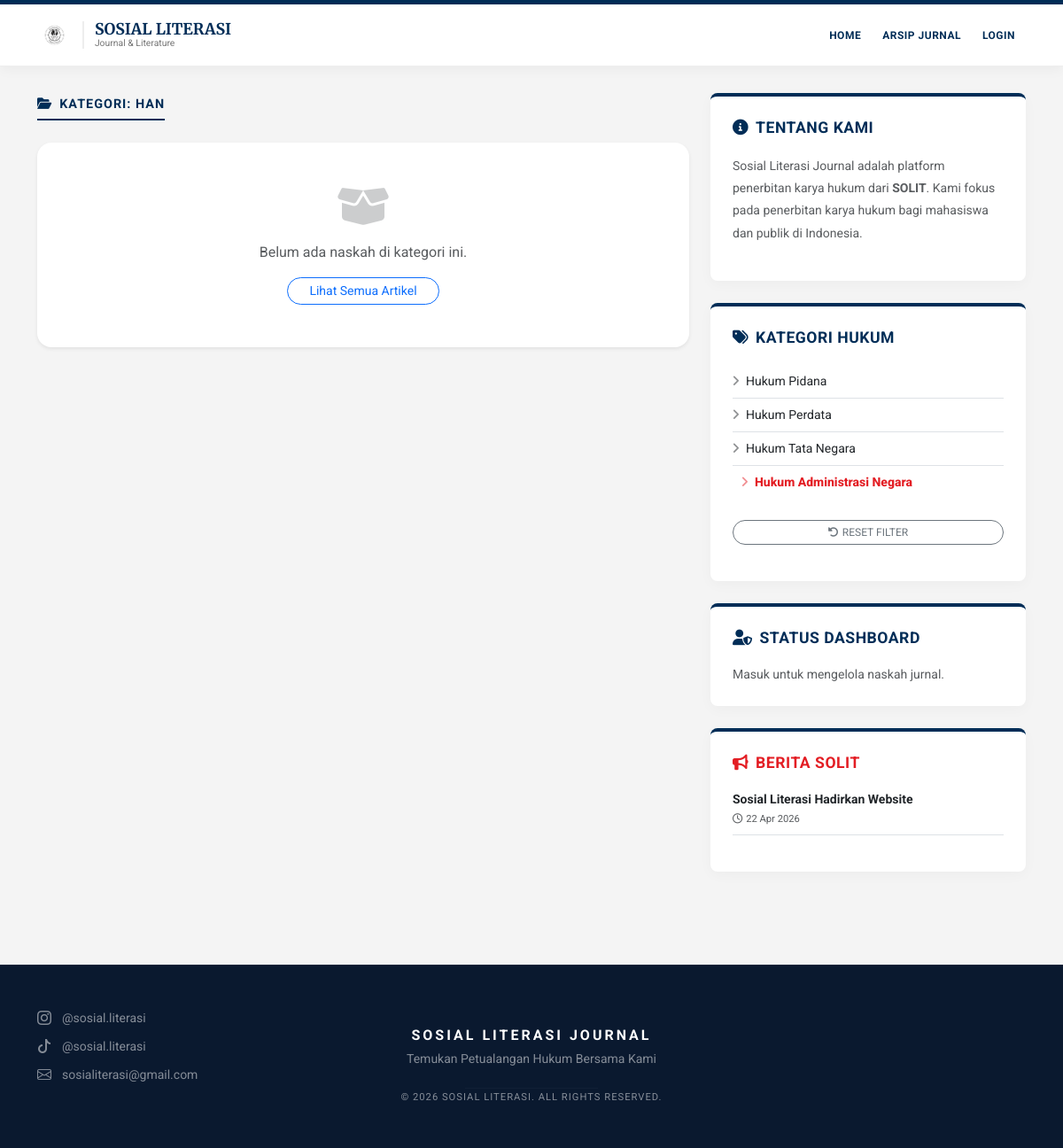
Screenshot of /?kategori=han with the database file from the repository.
### tulisan/models.py (models this page shows, shortened)
class Karya(models.Model):
    penulis_user = models.ForeignKey(User, on_delete=models.CASCADE, related_name='daftar_karya', null=True, blank=True)
    KATEGORI_CHOICES = [
        ('pidana', 'Hukum Pidana'),
        ('perdata', 'Hukum Perdata'),
        ('htn', 'Hukum Tata Negara'),
        ('han', 'Hukum Administrasi Negara'),
    ]
    judul = models.CharField(max_length=200)
    penulis = models.CharField(max_length=100) # Tetap ada sebagai nama tampilan
    isi = RichTextField()
    gambar = models.ImageField(upload_to='naskah/', blank=True, null=True)
    kategori = models.CharField(max_length=20, choices=KATEGORI_CHOICES, default='pidana')
    is_published = models.BooleanField(default=False)
    tanggal_terbit = models.DateTimeField(auto_now_add=True)
    file_pdf = models.FileField(upload_to='jurnal_pdf/', blank=True, null=True)
    is_jurnal_ilmiah = models.BooleanField(default=False)

class Berita(models.Model):
    judul = models.CharField(max_length=200)
    isi = RichTextField()
    gambar = models.ImageField(upload_to='berita/', blank=True, null=True)
    tanggal_post = models.DateTimeField(auto_now_add=True)

### tulisan/views.py (the view)
# urls.py: path('', views.daftar_karya, name='home'),
def daftar_karya(request):
    query = request.GET.get('q')
    kategori_filter = request.GET.get('kategori')
    karya_list = Karya.objects.filter(is_published=True, is_jurnal_ilmiah=False)
    if query:
        karya_list = karya_list.filter(
            Q(judul__icontains=query) | Q(isi__icontains=query)
        )
    if kategori_filter:
        karya_list = karya_list.filter(kategori=kategori_filter)
    karya_list = karya_list.order_by('-id')
    berita_list = Berita.objects.all().order_by('-tanggal_post')[:5]
    return render(request, 'tulisan/daftar_karya.html', {
        'karya_list': karya_list,
        'berita_list': berita_list,
        'query': query,
        'kategori_aktif': kategori_filter
    })

### templates/tulisan/daftar_karya.html (shortened to what this page needs)
{% load static %}
<!DOCTYPE html>
<html lang="id">
<head>
    <link href="https://cdn.jsdelivr.net/npm/bootstrap@5.3.0/dist/css/bootstrap.min.css" rel="stylesheet">
    <link rel="stylesheet" href="https://cdnjs.cloudflare.com/ajax/libs/font-awesome/6.0.0/css/all.min.css">
    <link rel="stylesheet" href="https://cdn.jsdelivr.net/npm/bootstrap-icons@1.11.3/font/bootstrap-icons.min.css">
</head>
<body>
<div class="top-bar"></div>
<nav class="navbar navbar-expand-lg sticky-top">
    <div class="container">
        <a class="navbar-brand" href="{% url 'home' %}">
            <img src="{% static 'logo_solit.png' %}" alt="Logo SOLIT" class="solit-logo">
            <div class="brand-text">
                SOSIAL LITERASI<br>
                <span class="brand-subtext">Journal & Literature</span>
            </div>
        </a>
        <div class="collapse navbar-collapse" id="navbarNav">
            <ul class="navbar-nav ms-auto align-items-lg-center">
                <li class="nav-item"><a class="nav-link nav-link-custom" href="{% url 'home' %}">Home</a></li>
                <li class="nav-item"><a class="nav-link nav-link-custom" href="{% url 'daftar_jurnal' %}">Arsip Jurnal</a></li>
                {% if user.is_authenticated %}
                    <li class="nav-item"><a class="nav-link nav-link-custom" href="{% url 'daftar_draft' %}" style="color: var(--ho-accent) !important;">Draf Saya</a></li>
                    <li class="nav-item"><a class="nav-link nav-link-custom text-danger" href="{% url 'logout' %}">Logout</a></li>
                    <li class="nav-item ps-lg-3">
                        <a class="btn btn-post" href="{% url 'tambah_karya' %}">
                            <i class="fa-solid fa-pen-nib me-2"></i>Posting Artikel
                        </a>
                    </li>
                {% else %}
                    <li class="nav-item"><a class="nav-link nav-link-custom" href="{% url 'login' %}">Login</a></li>
                {% endif %}
            </ul>
        </div>
    </div>
</nav>
<div class="container main-container">
    <div class="row">
        <div class="col-lg-8">
            <span class="section-title">
                {% if kategori_aktif %}
                    <i class="fa-solid fa-folder-open me-2"></i>Kategori: {{ kategori_aktif|title }}
                {% else %}
                    <i class="fa-solid fa-newspaper me-2"></i>Terbitan Terbaru
                {% endif %}
            </span>
            <div class="p-0">
                {% for karya in karya_list %}
                <div class="article-card shadow-sm">
                    {% if karya.gambar %}
                    <div class="article-image-wrapper">
                        <img src="{{ karya.gambar.url }}" alt="{{ karya.judul }}">
                    </div>
                    {% endif %}
                    <span class="category-tag">{{ karya.get_kategori_display }}</span>
                    <a href="{% url 'detail_karya' karya.id %}" class="article-title">{{ karya.judul }}</a>
                    <div class="article-meta">
                        <i class="fa-regular fa-user me-1"></i> <strong>{{ karya.penulis }}</strong>
                        <span class="mx-2">|</span>
                        <i class="fa-regular fa-calendar me-1"></i> {{ karya.tanggal_terbit|date:"d M Y" }}
                    </div>
                    <div class="article-excerpt">
                        {{ karya.isi|truncatewords_html:40|safe }}
                    </div>
                    <div>
                        <a href="{% url 'detail_karya' karya.id %}" class="btn-read">Baca Selengkapnya →</a>
                    </div>
                </div>
                {% empty %}
                <div class="bg-white text-center py-5 shadow-sm rounded-4">
                    <i class="fa-solid fa-box-open mb-3 text-muted" style="font-size: 3rem; opacity: 0.3;"></i>
                    <p class="text-muted">Belum ada naskah di kategori ini.</p>
                    {% if kategori_aktif %}
                        <a href="{% url 'home' %}" class="btn btn-sm btn-outline-primary px-4 rounded-pill">Lihat Semua Artikel</a>
                    {% endif %}
                </div>
                {% endfor %}
            </div>
        </div>
        <div class="col-lg-4">
            <div class="sidebar-box">
                <h5 class="sidebar-title"><i class="fa-solid fa-circle-info me-2 text-accent"></i>Tentang Kami</h5>
                <p class="small text-muted" style="line-height: 1.8;">
                    Sosial Literasi Journal adalah platform penerbitan karya hukum dari <strong>SOLIT</strong>. Kami fokus pada penerbitan karya hukum bagi mahasiswa dan publik di Indonesia.
                </p>
            </div>
            <div class="sidebar-box">
                <h5 class="sidebar-title"><i class="fa-solid fa-tags me-2 text-accent"></i>Kategori Hukum</h5>
                <ul class="list-unstyled small">
                    <li class="border-bottom">
                        <a href="?kategori=pidana" class="text-decoration-none text-dark category-link {% if kategori_aktif == 'pidana' %}active{% endif %}">
                            <i class="fa-solid fa-angle-right me-2 opacity-50"></i>Hukum Pidana
                        </a>
                    </li>
                    <li class="border-bottom">
                        <a href="?kategori=perdata" class="text-decoration-none text-dark category-link {% if kategori_aktif == 'perdata' %}active{% endif %}">
                            <i class="fa-solid fa-angle-right me-2 opacity-50"></i>Hukum Perdata
                        </a>
                    </li>
                    <li class="border-bottom">
                        <a href="?kategori=htn" class="text-decoration-none text-dark category-link {% if kategori_aktif == 'htn' %}active{% endif %}">
                            <i class="fa-solid fa-angle-right me-2 opacity-50"></i>Hukum Tata Negara
                        </a>
                    </li>
                    <li class="mb-0">
                        <a href="?kategori=han" class="text-decoration-none text-dark category-link {% if kategori_aktif == 'han' %}active{% endif %}">
                            <i class="fa-solid fa-angle-right me-2 opacity-50"></i>Hukum Administrasi Negara
                        </a>
                    </li>
                    {% if kategori_aktif %}
                    <li class="mt-4">
                        <a href="{% url 'home' %}" class="btn btn-sm btn-outline-secondary w-100 rounded-pill" style="font-size: 0.75rem;">
                            <i class="fa-solid fa-rotate-left me-1"></i>RESET FILTER
                        </a>
                    </li>
                    {% endif %}
                </ul>
            </div>
            <div class="sidebar-box">
                <h5 class="sidebar-title"><i class="fa-solid fa-user-shield me-2 text-accent"></i>Status Dashboard</h5>
                {% if user.is_authenticated %}
                <div class="d-flex align-items-center p-2 bg-light rounded-3">
                    <div class="flex-grow-1">
                        <p class="small text-success mb-0 fw-bold">● Aktif: {{ user.username }}</p>
                    </div>
                </div>
                {% else %}
                <p class="small text-muted mb-0">Masuk untuk mengelola naskah jurnal.</p>
                {% endif %}
            </div>
            <div class="sidebar-box">
                <h5 class="sidebar-title" style="color: var(--ho-accent);"><i class="fa-solid fa-bullhorn me-2"></i>Berita SOLIT</h5>
                <ul class="list-unstyled small">
                    {% for berita in berita_list %}
                    <li class="mb-3 border-bottom pb-2">
                        <a href="#" class="text-decoration-none text-dark fw-bold d-block mb-1">{{ berita.judul }}</a>
                        <div class="text-muted" style="font-size: 0.7rem;"><i class="fa-regular fa-clock me-1"></i>{{ berita.tanggal_post|date:"d M Y" }}</div>
                    </li>
                    {% empty %}
                    <li class="text-muted small italic">Belum ada berita terbaru.</li>
                    {% endfor %}
                </ul>
            </div>
        </div>
    </div>
</div>
<footer class="footer py-5" style="background-color: #0a192f; color: white; border-top: 1px solid rgba(255,255,255,0.05);">
    <div class="container">
        <div class="row align-items-center">
            <div class="col-md-4 mb-4 mb-md-0">
                <div class="d-flex flex-column align-items-center align-items-md-start">
                    <a href="https://www.instagram.com/sosial.literasi" target="_blank" class="text-white-50 text-decoration-none d-flex align-items-center mb-2">
                        <i class="bi bi-instagram" style="width: 20px;"></i>
                        <span class="small ms-2">@sosial.literasi</span>
                    </a>
                    <a href="https://www.tiktok.com/@sosial.literasi" target="_blank" class="text-white-50 text-decoration-none d-flex align-items-center mb-2">
                        <i class="bi bi-tiktok" style="width: 20px;"></i>
                        <span class="small ms-2">@sosial.literasi</span>
                    </a>
                    <a href="mailto:sosialiterasi@gmail.com" class="text-white-50 text-decoration-none d-flex align-items-center">
                        <i class="bi bi-envelope" style="width: 20px;"></i>
                        <span class="small ms-2">sosialiterasi@gmail.com</span>
                    </a>
                </div>
            </div>
            <div class="col-md-4 text-center mb-4 mb-md-0">
                <p class="mb-1" style="letter-spacing: 3px; font-family: inherit; text-transform: uppercase;">
                    <strong>SOSIAL LITERASI JOURNAL</strong>
                </p>
                <p class="small text-white-50 mb-0">Temukan Petualangan Hukum Bersama Kami</p>
            </div>
        </div>
        <hr style="border-color: rgba(255,255,255,0.1); width: 150px; margin: 2px auto;">
        <div class="text-center">
            <p class="small mb-0 opacity-50" style="font-size: 0.7rem; letter-spacing: 1px;">
                &copy; 2026 SOSIAL LITERASI. ALL RIGHTS RESERVED.
            </p>
        </div>
    </div>
</footer>
</body>
</html>

### templates/tulisan/daftar_karya.html (style rules this page uses)
:root { --ho-navy: #002d57; --ho-accent: #e31e24; --bg-gray: #f4f4f4; }
body { font-family: 'Roboto', sans-serif; background-color: var(--bg-gray); color: #333; overflow-x: hidden; }
.top-bar { background-color: var(--ho-navy); height: 5px; }
.navbar { background-color: #fff !important; border-bottom: 1px solid #eee; padding: 5px 0; min-height: 70px; box-shadow: 0 2px 15px rgba(0,0,0,0.05); }
.navbar-brand { display: flex; align-items: center; padding: 0; }
.solit-logo { height: 55px; width: auto; transition: all 0.3s ease; }
.brand-text { border-left: 2px solid #eee; padding-left: 12px; margin-left: 12px; font-family: 'Merriweather', serif; font-weight: 700; color: var(--ho-navy); font-size: 1.1rem; line-height: 1.1; }
.brand-subtext { font-size: 0.65rem; font-family: 'Roboto', sans-serif; font-weight: 400; color: #777; display: block; }
.nav-link-custom { font-weight: 700; color: var(--ho-navy) !important; text-transform: uppercase; font-size: 0.75rem; letter-spacing: 0.5px; transition: 0.3s; padding: 8px 12px !important; position: relative; }
.nav-link-custom::after { content: ''; position: absolute; bottom: 5px; left: 12px; width: 0; height: 2px; background: var(--ho-accent); transition: 0.3s; }
.main-container { margin-top: 30px; }
.section-title { border-bottom: 2px solid var(--ho-navy); display: inline-block; margin-bottom: 25px; padding-bottom: 5px; font-weight: 700; color: var(--ho-navy); text-transform: uppercase; font-size: 0.9rem; letter-spacing: 1px; }
.sidebar-box { background: #fff; padding: 25px; border-top: 4px solid var(--ho-navy); margin-bottom: 25px; border-radius: 8px; box-shadow: 0 4px 15px rgba(0,0,0,0.03); }
.sidebar-title { font-weight: 700; font-size: 1.1rem; margin-bottom: 20px; color: var(--ho-navy); text-transform: uppercase; letter-spacing: 0.5px; }
.footer { background-color: var(--ho-navy); color: #fff; padding: 60px 0; margin-top: 80px; }
.category-link { transition: all 0.2s ease; display: block; padding: 8px 0; }
.category-link.active { color: var(--ho-accent) !important; font-weight: 800 !important; padding-left: 10px; }

### rows the page displays
Karya: kategori "HAN"
Berita: judul "Sosial Literasi Hadirkan Website", tanggal_post "22 Apr 2026"
